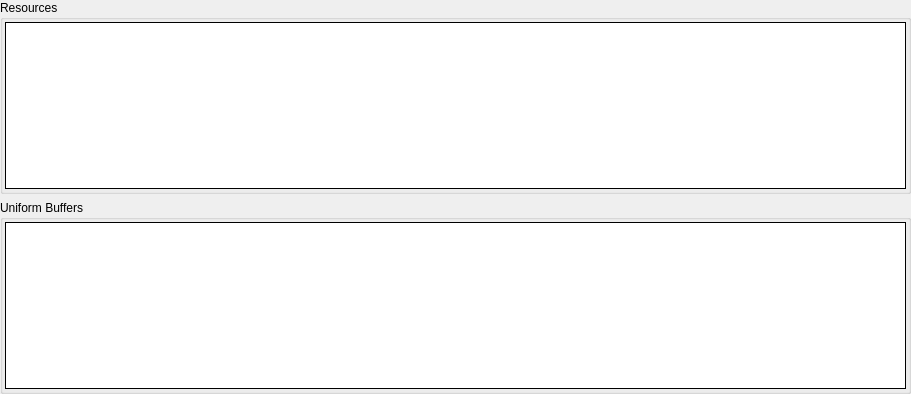
         <widget class="QWidget" name="csScrollContents">
          <property name="geometry">
           <rect>
            <x>0</x>
            <y>0</y>
            <width>911</width>
            <height>394</height>
           </rect>
          </property>
          <layout class="QVBoxLayout" name="verticalLayout_16">
           <property name="leftMargin">
            <number>0</number>
           </property>
           <property name="topMargin">
            <number>0</number>
           </property>
           <property name="rightMargin">
            <number>0</number>
           </property>
           <property name="bottomMargin">
            <number>0</number>
           </property>
           <item>
            <widget class="CollapseGroupBox" name="csResGroup">
             <property name="sizePolicy">
              <sizepolicy hsizetype="Preferred" vsizetype="Expanding">
               <horstretch>0</horstretch>
               <verstretch>1</verstretch>
              </sizepolicy>
             </property>
             <property name="title">
              <string>Resources</string>
             </property>
             <layout class="QHBoxLayout" name="horizontalLayout_18">
              <property name="leftMargin">
               <number>2</number>
              </property>
              <property name="topMargin">
               <number>2</number>
              </property>
              <property name="rightMargin">
               <number>2</number>
              </property>
              <property name="bottomMargin">
               <number>2</number>
              </property>
              <item>
               <widget class="RDTreeWidget" name="csResources">
                <property name="frameShape">
                 <enum>QFrame::Box</enum>
                </property>
                <property name="frameShadow">
                 <enum>QFrame::Plain</enum>
                </property>
                <property name="editTriggers">
                 <set>QAbstractItemView::NoEditTriggers</set>
                </property>
                <property name="showDropIndicator" stdset="0">
                 <bool>false</bool>
                </property>
                <property name="rootIsDecorated">
                 <bool>true</bool>
                </property>
                <property name="allColumnsShowFocus">
                 <bool>true</bool>
                </property>
                <attribute name="headerStretchLastSection">
                 <bool>false</bool>
                </attribute>
               </widget>
              </item>
             </layout>
            </widget>
           </item>
           <item>
            <widget class="CollapseGroupBox" name="csUBOGroup">
             <property name="sizePolicy">
              <sizepolicy hsizetype="Preferred" vsizetype="Expanding">
               <horstretch>0</horstretch>
               <verstretch>1</verstretch>
              </sizepolicy>
             </property>
             <property name="title">
              <string>Uniform Buffers</string>
             </property>
             <layout class="QHBoxLayout" name="horizontalLayout_20">
              <property name="leftMargin">
               <number>2</number>
              </property>
              <property name="topMargin">
               <number>2</number>
              </property>
              <property name="rightMargin">
               <number>2</number>
              </property>
              <property name="bottomMargin">
               <number>2</number>
              </property>
              <item>
               <widget class="RDTreeWidget" name="csUBOs">
                <property name="frameShape">
                 <enum>QFrame::Box</enum>
                </property>
                <property name="frameShadow">
                 <enum>QFrame::Plain</enum>
                </property>
                <property name="editTriggers">
                 <set>QAbstractItemView::NoEditTriggers</set>
                </property>
                <property name="showDropIndicator" stdset="0">
                 <bool>false</bool>
                </property>
                <property name="rootIsDecorated">
                 <bool>true</bool>
                </property>
                <property name="allColumnsShowFocus">
                 <bool>true</bool>
                </property>
                <attribute name="headerStretchLastSection">
                 <bool>false</bool>
                </attribute>
               </widget>
              </item>
             </layout>
            </widget>
           </item>
           <item>
            <spacer name="verticalSpacer_6">
             <property name="orientation">
              <enum>Qt::Vertical</enum>
             </property>
             <property name="sizeType">
              <enum>QSizePolicy::MinimumExpanding</enum>
             </property>
             <property name="sizeHint" stdset="0">
              <size>
               <width>0</width>
               <height>0</height>
              </size>
             </property>
            </spacer>
           </item>
          </layout>
         </widget>
